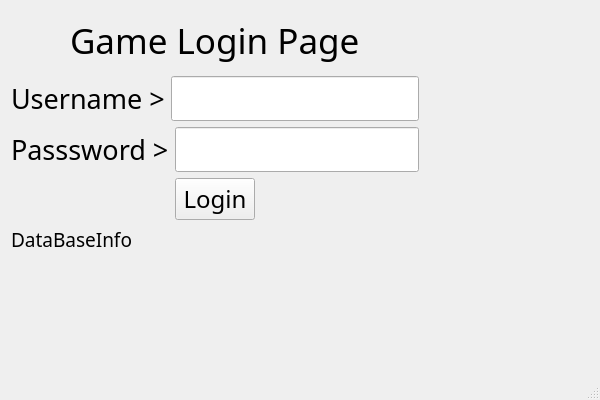
<?xml version="1.0" encoding="UTF-8"?>
<ui version="4.0">
 <class>Login</class>
 <widget class="QMainWindow" name="Login">
  <property name="enabled">
   <bool>true</bool>
  </property>
  <property name="geometry">
   <rect>
    <x>0</x>
    <y>0</y>
    <width>600</width>
    <height>400</height>
   </rect>
  </property>
  <property name="font">
   <font>
    <family>Adobe Devanagari</family>
    <pointsize>20</pointsize>
   </font>
  </property>
  <property name="windowTitle">
   <string>Login</string>
  </property>
  <widget class="QWidget" name="centralWidget">
   <layout class="QFormLayout" name="formLayout">
    <item row="0" column="0">
     <layout class="QVBoxLayout" name="verticalLayout">
      <item>
       <layout class="QHBoxLayout" name="horizontalLayout_3">
        <property name="leftMargin">
         <number>5</number>
        </property>
        <property name="topMargin">
         <number>5</number>
        </property>
        <property name="rightMargin">
         <number>5</number>
        </property>
        <property name="bottomMargin">
         <number>5</number>
        </property>
        <item>
         <spacer name="horizontalSpacer">
          <property name="orientation">
           <enum>Qt::Horizontal</enum>
          </property>
          <property name="sizeHint" stdset="0">
           <size>
            <width>40</width>
            <height>20</height>
           </size>
          </property>
         </spacer>
        </item>
        <item>
         <widget class="QLabel" name="label">
          <property name="font">
           <font>
            <family>Adobe Devanagari</family>
            <pointsize>26</pointsize>
           </font>
          </property>
          <property name="lineWidth">
           <number>1</number>
          </property>
          <property name="text">
           <string>Game Login Page</string>
          </property>
          <property name="textFormat">
           <enum>Qt::PlainText</enum>
          </property>
         </widget>
        </item>
        <item>
         <spacer name="horizontalSpacer_2">
          <property name="orientation">
           <enum>Qt::Horizontal</enum>
          </property>
          <property name="sizeHint" stdset="0">
           <size>
            <width>40</width>
            <height>20</height>
           </size>
          </property>
         </spacer>
        </item>
       </layout>
      </item>
      <item>
       <layout class="QVBoxLayout" name="verticalLayout_2">
        <item>
         <layout class="QHBoxLayout" name="horizontalLayout">
          <item>
           <widget class="QLabel" name="label_2">
            <property name="font">
             <font>
              <family>Adobe Devanagari</family>
              <pointsize>20</pointsize>
             </font>
            </property>
            <property name="text">
             <string>Username &gt;</string>
            </property>
           </widget>
          </item>
          <item>
           <widget class="QLineEdit" name="lineEdit_username">
            <property name="maximumSize">
             <size>
              <width>16777215</width>
              <height>16777215</height>
             </size>
            </property>
           </widget>
          </item>
         </layout>
        </item>
        <item>
         <layout class="QHBoxLayout" name="horizontalLayout_2">
          <item>
           <widget class="QLabel" name="label_3">
            <property name="font">
             <font>
              <family>Adobe Devanagari</family>
              <pointsize>20</pointsize>
             </font>
            </property>
            <property name="text">
             <string>Passsword &gt;</string>
            </property>
           </widget>
          </item>
          <item>
           <widget class="QLineEdit" name="lineEdit_2_password">
            <property name="echoMode">
             <enum>QLineEdit::Password</enum>
            </property>
           </widget>
          </item>
         </layout>
        </item>
       </layout>
      </item>
      <item>
       <layout class="QVBoxLayout" name="verticalLayout_4">
        <item>
         <layout class="QHBoxLayout" name="horizontalLayout_8">
          <item>
           <spacer name="horizontalSpacer_3">
            <property name="orientation">
             <enum>Qt::Horizontal</enum>
            </property>
            <property name="sizeHint" stdset="0">
             <size>
              <width>40</width>
              <height>20</height>
             </size>
            </property>
           </spacer>
          </item>
          <item>
           <widget class="QPushButton" name="pushButton">
            <property name="font">
             <font>
              <family>Adobe Devanagari</family>
              <pointsize>18</pointsize>
             </font>
            </property>
            <property name="text">
             <string>Login</string>
            </property>
           </widget>
          </item>
          <item>
           <spacer name="horizontalSpacer_4">
            <property name="orientation">
             <enum>Qt::Horizontal</enum>
            </property>
            <property name="sizeHint" stdset="0">
             <size>
              <width>40</width>
              <height>20</height>
             </size>
            </property>
           </spacer>
          </item>
         </layout>
        </item>
       </layout>
      </item>
     </layout>
    </item>
    <item row="1" column="0">
     <widget class="QLabel" name="label_4">
      <property name="font">
       <font>
        <family>Adobe Devanagari</family>
        <pointsize>14</pointsize>
       </font>
      </property>
      <property name="text">
       <string>DataBaseInfo</string>
      </property>
     </widget>
    </item>
   </layout>
  </widget>
  <widget class="QStatusBar" name="statusBar"/>
 </widget>
 <layoutdefault spacing="6" margin="11"/>
 <tabstops>
  <tabstop>lineEdit_username</tabstop>
  <tabstop>lineEdit_2_password</tabstop>
  <tabstop>pushButton</tabstop>
 </tabstops>
 <resources/>
 <connections/>
</ui>
